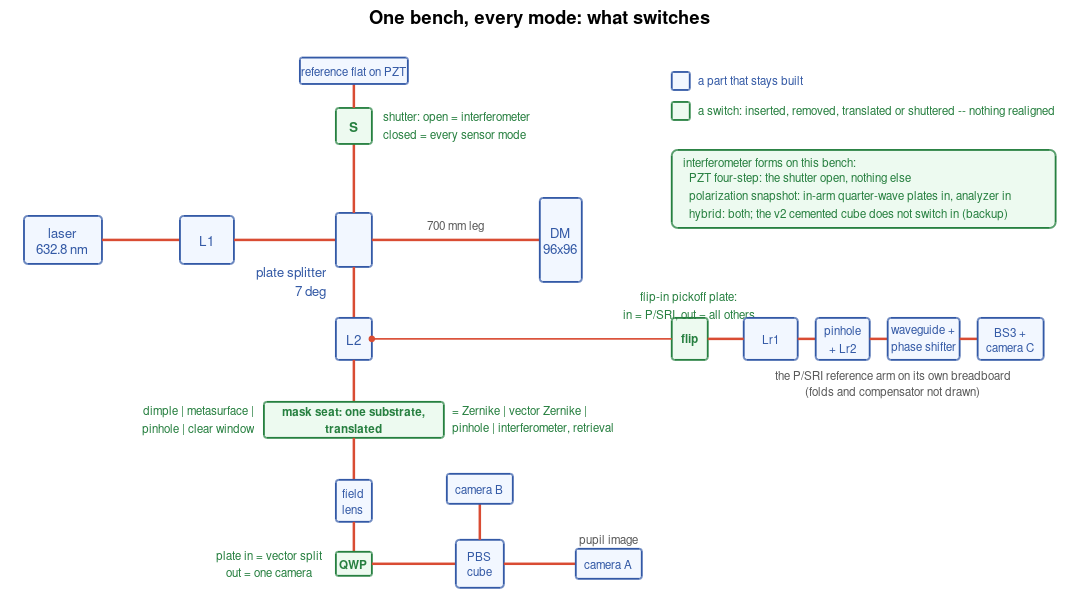

Source code (MATLAB):
function gauge_one_bench(out)
%GAUGE_ONE_BENCH  One bench, all modes: the switching schematic.
%   Draws the shared front end, the interferometer's reference arm (shutter),
%   the mask seat (translating substrate), the vector tail (plate in/out,
%   cube, two cameras) and the flip-in P/SRI arm, with each switch marked
%   and the modes it selects (BRIEF_gauge_deck.md section 11.3).  A
%   schematic, not a ray trace: the engine-drawn layouts of each rig are on
%   their own slides.  1800 px, 16-19 pt.
if nargin < 1, out = fullfile(fileparts(mfilename('fullpath')), 'figs', 'gauge_one_bench.png'); end
W = 1800;  H = 1000;
f = figure('Visible', 'off', 'Units', 'pixels', 'Position', [0 0 W H], 'Color', 'w');
ax = axes(f, 'Position', [0 0 1 1], 'XLim', [0 W], 'YLim', [0 H], 'YDir', 'normal', 'Visible', 'off');
hold(ax, 'on');
fs = 16;  fss = 14;
blue = [0.20 0.35 0.65];  gray = [0.35 0.35 0.35];  green = [0.15 0.50 0.25];  beam = [0.85 0.30 0.20];
box_ = @(x, y, w, h, c, fc) rectangle(ax, 'Position', [x y w h], 'Curvature', 0.15, 'EdgeColor', c, 'LineWidth', 2.2, 'FaceColor', fc);
lab_ = @(x, y, s, c, varargin) text(ax, x, y, s, 'FontSize', fs, 'HorizontalAlignment', 'center', 'Color', c, varargin{:});
seg_ = @(x1, y1, x2, y2, c, w) plot(ax, [x1 x2], [y1 y2], '-', 'Color', c, 'LineWidth', w);
arr_ = @(x1, y1, x2, y2, c) quiver(ax, x1, y1, x2-x1, y2-y1, 0, 'Color', c, 'LineWidth', 2.2, 'MaxHeadSize', 0.6);
% ---- the main line: source -> L1 -> BS -> DM (y = 600) ----------------------
y = 600;
box_(40, y-40, 130, 80, blue, [0.95 0.97 1]);   lab_(105, y, sprintf('laser\n632.8 nm'), blue);
seg_(170, y, 300, y, beam, 3);
box_(300, y-40, 90, 80, blue, [0.95 0.97 1]);   lab_(345, y, 'L1', blue);
seg_(390, y, 560, y, beam, 3);
box_(560, y-45, 60, 90, blue, [0.95 0.97 1]);   text(ax, 545, y-70, sprintf('plate splitter\n7 deg'), 'FontSize', fs, 'Color', blue, 'HorizontalAlignment', 'right');
seg_(620, y, 900, y, beam, 3);
lab_(760, y+24, '700 mm leg', gray, 'FontSize', fss);
box_(900, y-70, 70, 140, blue, [0.95 0.97 1]);  lab_(935, y, sprintf('DM\n96x96'), blue);
% ---- the reference arm, up from the splitter -------------------------------
seg_(590, y+45, 590, 760, beam, 3);
box_(560, 760, 60, 60, green, [0.93 0.98 0.94]);  lab_(590, 790, 'S', green, 'FontWeight', 'bold');
lab_(640, 790, sprintf('shutter: open = interferometer\nclosed = every sensor mode'), green, 'FontSize', fss, 'HorizontalAlignment', 'left');
seg_(590, 820, 590, 860, beam, 3);
box_(500, 860, 180, 44, blue, [0.95 0.97 1]);  lab_(590, 882, 'reference flat on PZT', blue, 'FontSize', fss);
% ---- the detector tail, down from the splitter ------------------------------
seg_(590, y-45, 590, 470, beam, 3);
box_(560, 400, 60, 70, blue, [0.95 0.97 1]);  lab_(590, 435, 'L2', blue);
seg_(590, 400, 590, 330, beam, 3);
% the mask seat (translating)
box_(440, 270, 300, 60, green, [0.93 0.98 0.94]);
lab_(590, 300, sprintf('mask seat: one substrate,\ntranslated'), green, 'FontWeight', 'bold', 'FontSize', fss);
text(ax, 425, 300, sprintf('dimple | metasurface |\npinhole | clear window'), 'FontSize', fss, 'Color', green, 'HorizontalAlignment', 'right');
text(ax, 755, 300, sprintf('= Zernike | vector Zernike |\npinhole | interferometer, retrieval'), 'FontSize', fss, 'Color', green, 'HorizontalAlignment', 'left');
seg_(590, 270, 590, 200, beam, 3);
box_(560, 130, 60, 70, blue, [0.95 0.97 1]);  lab_(590, 165, sprintf('field\nlens'), blue, 'FontSize', fss);
seg_(590, 130, 590, 80, beam, 3);
% the vector tail: plate (in/out), cube, two cameras
box_(560, 40, 60, 40, green, [0.93 0.98 0.94]);  lab_(590, 60, 'QWP', green, 'FontWeight', 'bold', 'FontSize', fss);
lab_(450, 60, sprintf('plate in = vector split\nout = one camera'), green, 'FontSize', fss);
seg_(620, 60, 760, 60, beam, 3);
box_(760, 20, 80, 80, blue, [0.95 0.97 1]);  lab_(800, 60, sprintf('PBS\ncube'), blue, 'FontSize', fss);
seg_(840, 60, 960, 60, beam, 3);  box_(960, 35, 110, 50, blue, [0.95 0.97 1]);  lab_(1015, 60, 'camera A', blue, 'FontSize', fss);
seg_(800, 100, 800, 160, beam, 3);  box_(745, 160, 110, 50, blue, [0.95 0.97 1]);  lab_(800, 185, 'camera B', blue, 'FontSize', fss);
lab_(1015, 100, 'pupil image', gray, 'FontSize', fss);
% ---- the flip-in pickoff and the P/SRI arm (to the right of the tail) -------
box_(1120, 400, 60, 70, green, [0.93 0.98 0.94]);  lab_(1150, 435, 'flip', green, 'FontWeight', 'bold', 'FontSize', fss);
lab_(1150, 490, sprintf('flip-in pickoff plate:\nin = P/SRI, out = all others'), green, 'FontSize', fss);
seg_(620, 435, 1120, 435, beam, 2);   % the pickoff takes light from the tail before the mask seat
plot(ax, 620, 435, 'o', 'MarkerSize', 7, 'MarkerFaceColor', beam, 'MarkerEdgeColor', beam);
xs = [1240 1360 1480 1630];  ws = [90 90 120 110];  names = {'Lr1', sprintf('pinhole\n+ Lr2'), sprintf('waveguide +\nphase shifter'), sprintf('BS3 +\ncamera C')};
for k = 1:4
    box_(xs(k), 400, ws(k), 70, blue, [0.95 0.97 1]);  lab_(xs(k)+ws(k)/2, 435, names{k}, blue, 'FontSize', fss);
    if k < 4, seg_(xs(k)+ws(k), 435, xs(k+1), 435, beam, 3); end
end
seg_(1180, 435, 1240, 435, beam, 3);
lab_(1490, 360, sprintf('the P/SRI reference arm on its own breadboard\n(folds and compensator not drawn)'), gray, 'FontSize', fss);
% ---- the interferometer forms note ------------------------------------------
box_(1120, 620, 640, 130, green, [0.93 0.98 0.94]);
text(ax, 1140, 685, sprintf(['interferometer forms on this bench:\n' ...
    '  PZT four-step: the shutter open, nothing else\n' ...
    '  polarization snapshot: in-arm quarter-wave plates in, analyzer in\n' ...
    '  hybrid: both; the v2 cemented cube does not switch in (backup)']), 'FontSize', fss, 'Color', green, 'VerticalAlignment', 'middle');
% ---- legend + title -----------------------------------------------------------
box_(1120, 800, 30, 30, green, [0.93 0.98 0.94]);  text(ax, 1165, 815, 'a switch: inserted, removed, translated or shuttered -- nothing realigned', 'FontSize', fss, 'Color', green);
box_(1120, 850, 30, 30, blue, [0.95 0.97 1]);  text(ax, 1165, 865, 'a part that stays built', 'FontSize', fss, 'Color', blue);
text(ax, W/2, H - 30, 'One bench, every mode: what switches', 'FontSize', 22, 'FontWeight', 'bold', 'HorizontalAlignment', 'center');
set(f, 'PaperPositionMode', 'auto');
print(f, out, '-dpng', '-r96');
close(f);
fprintf('wrote %s\n', out);
end
